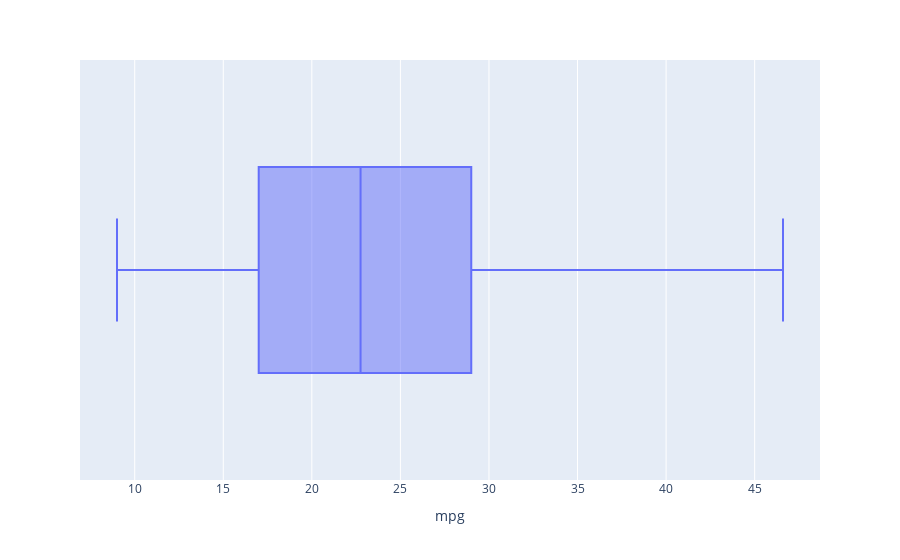

Notebook cell for this chart:
### Code cell
px.box(df , x = 'mpg')

### Figure 1 — Plotly figure (JSON) as saved in the notebook; plotly's stock layout.template omitted (floating-point values rounded to 4 significant figures; data arrays with more than 128 entries replaced by an {"elided": "..."} marker saying what was removed)
{"data": [{"alignmentgroup": "True", "hovertemplate": "mpg=%{x}<extra></extra>", "legendgroup": "", "marker": {"color": "#636efa"}, "name": "", "notched": false, "offsetgroup": "", "orientation": "h", "showlegend": false, "type": "box", "x": {"elided": "392 float values"}, "x0": " ", "xaxis": "x", "y0": " ", "yaxis": "y"}], "layout": {"boxmode": "group", "legend": {"tracegroupgap": 0}, "margin": {"t": 60}, "xaxis": {"anchor": "y", "domain": [0, 1], "title": {"text": "mpg"}}, "yaxis": {"anchor": "x", "domain": [0, 1]}}}
